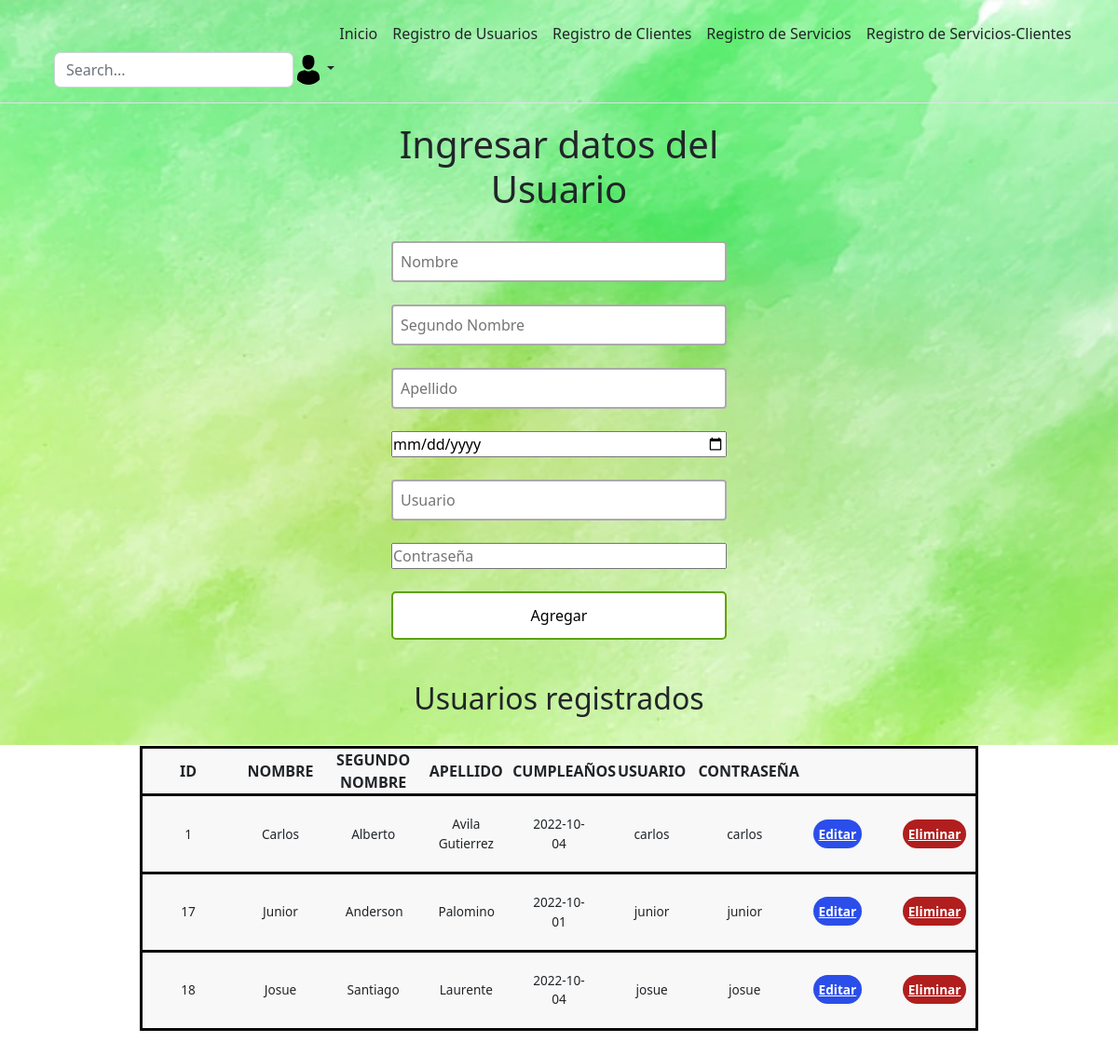
Page /registration.php (signed in) on the committed database.
### tables this page shows
CREATE TABLE `users` (
  `id` int(200) NOT NULL,
  `firstname` varchar(200) NOT NULL,
  `middlename` varchar(200) NOT NULL,
  `last_name` varchar(200) NOT NULL,
  `birthday` date NOT NULL,
  `username` varchar(200) NOT NULL,
  `password` varchar(200) NOT NULL
);

### registration.php (the view, shortened to what this page needs)
<?php
    include("config.php");
    $sql = "SELECT * FROM users";
    $query = mysqli_query($mysqli, $sql);
?>
<!DOCTYPE html>
<html lang="es">
    <head>
        <link rel="stylesheet" type="text/css" href="style-users.css?ts=<?=time()?>" />
    </head>
<div>
    <?php
        include("header.php");
    ?>
</div>
<div>
    <body>
    <div class="users-form">
        <form action="register.php" method="POST">
            <h1>Ingresar datos del Usuario</h1>
            <input type="text" placeholder="Nombre" name="firstname" required>
            <input type="text" placeholder="Segundo Nombre" name="middlename" required>
            <input type="text" placeholder="Apellido" name="lastname" required>
            <input type="date" name="birthdate" required>
            <input type="text" placeholder="Usuario" name="username" required>
            <input type="password" placeholder="Contraseña" name="password" required>
            <input type="submit" onclick="add()" value="Agregar">
        </form>
    </div>
    </body>
</div>
<div class="users-table">
    <br>
    <h2>Usuarios registrados</h2>
    <br>
    <table>
        <thead>
            <tr>
                <th>ID</th>
                <th>NOMBRE</th>
                <th>SEGUNDO NOMBRE</th>
                <th>APELLIDO</th>
                <th>CUMPLEAÑOS</th>
                <th>USUARIO</th>
                <th>CONTRASEÑA</th>
                <th></th>
                <th></th>
            </tr>
        </thead>
        <tbody>
            <?php while ($row = mysqli_fetch_array($query)): ?>
                <tr>
                    <td><?= $row['id'] ?></td>
                    <td><?= $row['firstname'] ?></th>
                    <td><?= $row['middlename'] ?></th>
                    <td><?= $row['last_name'] ?></td>
                    <td><?= $row['birthday'] ?></td>
                    <td><?= $row['username'] ?></td>
                    <td><?= $row['password'] ?></td>
                    <td><a href="update.php?id=<?= $row['username'] ?>" class="users-table--edit">Editar</a></td>
                    <td><a onclick="del()" href="delete.php?id=<?= $row['username'] ?>" class="users-table--delete">Eliminar</a></td>
                </tr>
            <?php endwhile; ?>
        </tbody>
    </table>
    <br>
    <br>
</div>
</html>

### style-users.css (style rules this page uses)
* { box-sizing: border-box; margin: 0; padding: 0; }
html { font-family: 'Segoe UI', sans-serif; text-align: center; }
body { background-image: url('Fondo.png'); background-size: 100vw 100vh; background-repeat:no-repeat; background-attachment: fixed; }
a { text-decoration: none; }
.users-form form { display: flex; flex-direction: column; gap: 24px; width: 30%; margin: 20px auto; text-align: center; }
.users-form form input { font-family: 'Segoe UI', sans-serif; }
.users-form form input[type=text], .users-form form input[type=text], .users-form form input[type=text] { padding: 8px; border:2px solid #aaa; border-radius:4px; outline:none; transition:.3s; }
.users-form form input[type=submit] { border: none; padding: 12px 50px; text-decoration: none; transition-duration: 0.4s; cursor: pointer; border-radius: 5px; background-color: white; color: rgb(0, 0, 0); border: 2px solid #60a100; text-align: center; }
.users-table table { border: 3px solid rgba(0, 128, 23, 0.675); border-collapse: collapse; border-spacing: 5px 2.5px; padding: 0; width: 75%; table-layout: fixed; position:relative; margin:auto; }
table tr { background-color: #f8f8f8; border: 3px solid rgb(7, 7, 7); padding: 4px; }
table td { padding: 20px; text-align: center; font-size: .85em; }
table th { text-align: center; }
.users-table--edit { background: #2b4eea; padding: 6px; color: #fff; text-align: center; font-weight: bold; border-radius: 20px; }
.users-table--delete { background: #b11e1e; padding: 6px; color: #fff; text-align: center; font-weight: bold; border-radius: 20px; }

### rows in the picture
users: id "1", firstname "Carlos", middlename "Alberto", last_name "Avila Gutierrez", birthday "2022-10-04", username "carlos", password "carlos"
users: id "17", firstname "Junior", middlename "Anderson", last_name "Palomino", birthday "2022-10-01", username "junior", password "junior"
users: id "18", firstname "Josue", middlename "Santiago", last_name "Laurente", birthday "2022-10-04", username "josue", password "josue"
